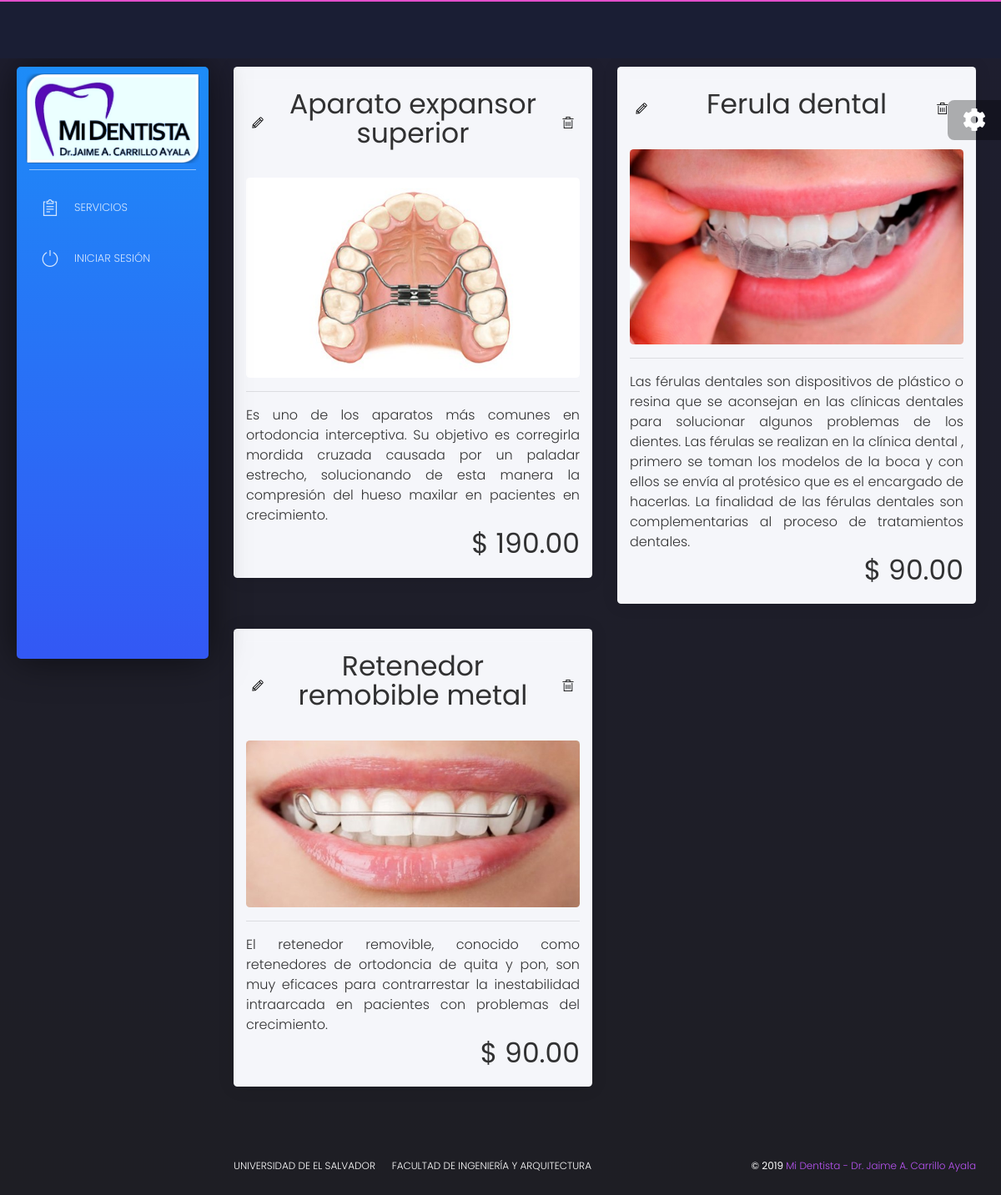
The page /core/tratamientos on the database its author committed.
### core/models.py (models this page shows, shortened)
class Tratamiento(models.Model):
    id = models.AutoField(primary_key=True)
    categoria = models.ForeignKey(Categoria, on_delete=models.CASCADE)
    nombre = models.CharField(max_length=64)
    descripcion = models.CharField(max_length=512)
    precio = models.DecimalField(max_digits=6, decimal_places=2, validators=[MinValueValidator(0)])
    precioNeto = models.DecimalField(max_digits=6, decimal_places=2, default=0, validators=[MinValueValidator(0)],)
    image = models.ImageField(upload_to='services/%Y/%m/%D/', null=True, blank=True)

### core/views.py (the view)
# urls.py: path('tratamientos', TratamientoList.as_view(), name = 'tratamientos'),
class TratamientoList(ListView):
    model = Tratamiento
    template_name = 'core/tratamiento_list.html'

### core/templates/core/tratamiento_list.html (shortened to what this page needs)
{% extends 'core/base.html' %}
{% load static %}
{% block content %}
<div class="content">
    <div class="row">
				{% for tratamiento in tratamiento_list|dictsort:'nombre'  %}
					<div class="col-md-6">
						<div class="card white-content">
							<div class="card-body" align = center>
								<table class="table table-sm" id="" width=100%>
									<tr>
										<td>
											<a href="{% url 'core:tratamientoupdate' tratamiento.id|slugify%}">
												<i class="tim-icons icon-pencil" style= "color:black"></i>
											</a>
										</td>
										<td align = center>
											<h1 align=center>{{tratamiento.nombre}}</h1>
										</td>
										<td align = left>
											<a href= "{% url 'core:tratamientodelete' tratamiento.id|slugify%}">
												<i class="tim-icons icon-trash-simple" style= "color:black"></i>
											</a>
										</td>
									</tr>
								</table>
								<img src = {{tratamiento.image.url}}>
								<hr>
								<p align=justify><font size=3>{{tratamiento.descripcion}}</font></p>
								<h1 align = right>$ {{tratamiento.precio}}</h1>
							</div>
						</div>
					</div>
				  {% endfor %}
	</div>
</div>
{% endblock %}

### rows shown on the page
Tratamiento: nombre "Aparato expansor superior", image (picture), descripcion "Es uno de los aparatos más comunes en ortodoncia interceptiva. Su objetivo es corregirla mordida cruzada causada por un paladar estrecho, solucionando de esta manera la compresión del hueso maxilar en pacientes en crecimiento.", precio "190.00"
Tratamiento: nombre "Ferula dental", image (picture), descripcion "Las férulas dentales son dispositivos de plástico o resina que se aconsejan en las clínicas dentales para solucionar algunos problemas de los dientes. Las férulas se realizan en la clínica dental , primero se toman los modelos de la boca y con ellos se envía al protésico que es el encargado de hacerlas. La finalidad de las férulas dentales son complementarias al proceso de tratamientos dentales.", precio "90.00"
Tratamiento: nombre "Retenedor remobible metal", image (picture), descripcion "El retenedor removible, conocido como retenedores de ortodoncia de quita y pon, son muy eficaces para contrarrestar la inestabilidad intraarcada en pacientes con problemas del crecimiento.", precio "90.00"
